Frame 1 (no input): blank canvas, image omitted
Frame 60 (no input): blank canvas, image omitted
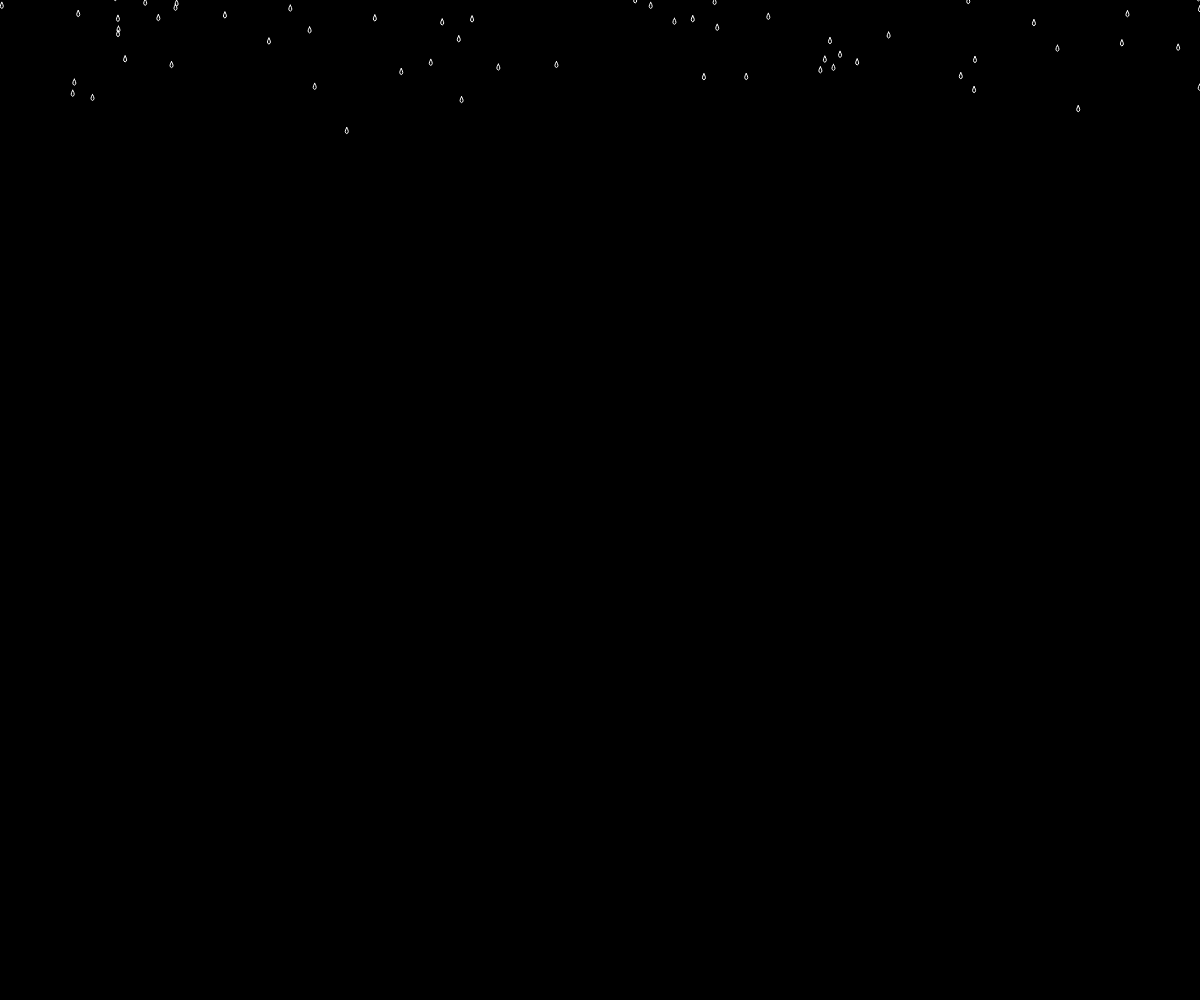
Frame 120 (the mouse pressed at the canvas centre since frame 60)

The p5.js sketch whose frames 1 and 60 were blank and that drew this single picture after the mouse press (run headless with seeded random() and noise() and a simulated clock; from frame 60 on, the mouse is pressed at the canvas centre):

// p5.js sketch
// ── sketch.js
var particles = [];

function setup() {
  createCanvas(windowWidth, windowHeight);
  ellipseMode(RADIUS);
  noFill();
}

function draw() {
  background(0);
  if (particles.length < 200) particles.push(new Particle());
  for (var i = 0; i < particles.length; i++) {
    particles[i].update();
    particles[i].display();
  }
}

class Particle {
  
  constructor() {
    this.reset();
  }
  reset() {
    this.x = random(width);
    this.y = random(-150, 0);
    this.vy = random(0.1, 2);
    this.maxy = this.y + 450;
    this.r = 0;
    this.tr = 50;
    this.w = random(0.1, 2);
  }
  update() {
    if (this.y < this.maxy) {
      this.y += this.vy;
    } else {
      this.r++;
    }
    if (this.r > this.tr) this.reset();
  }
  display() {
    strokeWeight(this.w);
    if (this.y < this.maxy) {
     stroke(255);
     push();
     translate(this.x,this.y);
     beginShape();
     strokeWeight(1);
     vertex(0,-5);
     quadraticVertex(3, 0, 0, 1);
     quadraticVertex(-3,0, 0, -5);
     endShape(CLOSE);
     pop();
    } else {
      stroke(255, map(this.r, 0, this.tr, 255, 0));
      ellipse(this.x, this.y, this.r, this.r*.5);
    }
  }
}
